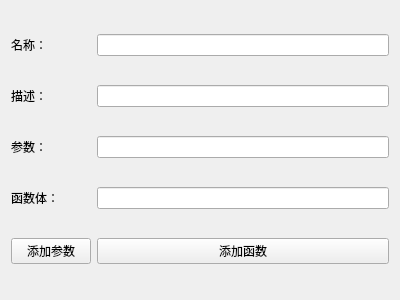
<?xml version="1.0" encoding="UTF-8"?>
<ui version="4.0">
 <class>WidgetAddFunction</class>
 <widget class="QWidget" name="WidgetAddFunction">
  <property name="geometry">
   <rect>
    <x>0</x>
    <y>0</y>
    <width>400</width>
    <height>300</height>
   </rect>
  </property>
  <property name="windowTitle">
   <string>添加函数</string>
  </property>
  <layout class="QGridLayout" name="gridLayout">
   <item row="0" column="0">
    <widget class="QLabel" name="label_name">
     <property name="text">
      <string>名称：</string>
     </property>
    </widget>
   </item>
   <item row="0" column="1">
    <widget class="QLineEdit" name="lineEdit_name"/>
   </item>
   <item row="1" column="0">
    <widget class="QLabel" name="label_description">
     <property name="text">
      <string>描述：</string>
     </property>
    </widget>
   </item>
   <item row="1" column="1">
    <widget class="QLineEdit" name="lineEdit_description"/>
   </item>
   <item row="2" column="0">
    <widget class="QLabel" name="label_parameters">
     <property name="text">
      <string>参数：</string>
     </property>
    </widget>
   </item>
   <item row="2" column="1">
    <widget class="QLineEdit" name="lineEdit_parameters">
     <property name="focusPolicy">
      <enum>Qt::NoFocus</enum>
     </property>
    </widget>
   </item>
   <item row="3" column="0">
    <widget class="QLabel" name="label_expression">
     <property name="text">
      <string>函数体：</string>
     </property>
    </widget>
   </item>
   <item row="3" column="1">
    <widget class="QLineEdit" name="lineEdit_expression"/>
   </item>
   <item row="4" column="0">
    <widget class="QPushButton" name="pushButton_add_parameter">
     <property name="text">
      <string>添加参数</string>
     </property>
    </widget>
   </item>
   <item row="4" column="1">
    <widget class="QPushButton" name="pushButton_add_function">
     <property name="text">
      <string>添加函数</string>
     </property>
    </widget>
   </item>
  </layout>
 </widget>
 <resources/>
 <connections/>
</ui>
